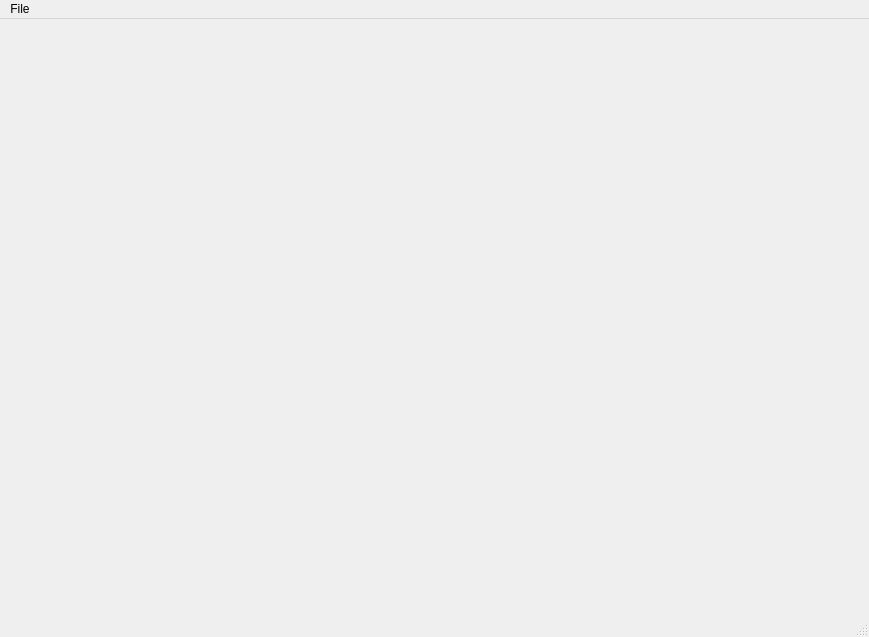
<?xml version="1.0" encoding="UTF-8"?>
<ui version="4.0">
 <class>MainWindow</class>
 <widget class="QMainWindow" name="MainWindow">
  <property name="geometry">
   <rect>
    <x>0</x>
    <y>0</y>
    <width>869</width>
    <height>637</height>
   </rect>
  </property>
  <property name="windowTitle">
   <string>MainWindow</string>
  </property>
  <widget class="QWidget" name="centralwidget"/>
  <widget class="QMenuBar" name="menubar">
   <property name="geometry">
    <rect>
     <x>0</x>
     <y>0</y>
     <width>869</width>
     <height>23</height>
    </rect>
   </property>
   <widget class="QMenu" name="menuFile">
    <property name="title">
     <string>File</string>
    </property>
    <addaction name="separator"/>
    <addaction name="separator"/>
    <addaction name="actionSave"/>
    <addaction name="actionSave_as"/>
    <addaction name="separator"/>
   </widget>
   <addaction name="menuFile"/>
  </widget>
  <widget class="QStatusBar" name="statusbar"/>
  <action name="actionSave">
   <property name="checkable">
    <bool>false</bool>
   </property>
   <property name="text">
    <string>Save </string>
   </property>
  </action>
  <action name="actionSave_as">
   <property name="text">
    <string>Save as..</string>
   </property>
  </action>
 </widget>
 <resources/>
 <connections/>
</ui>
